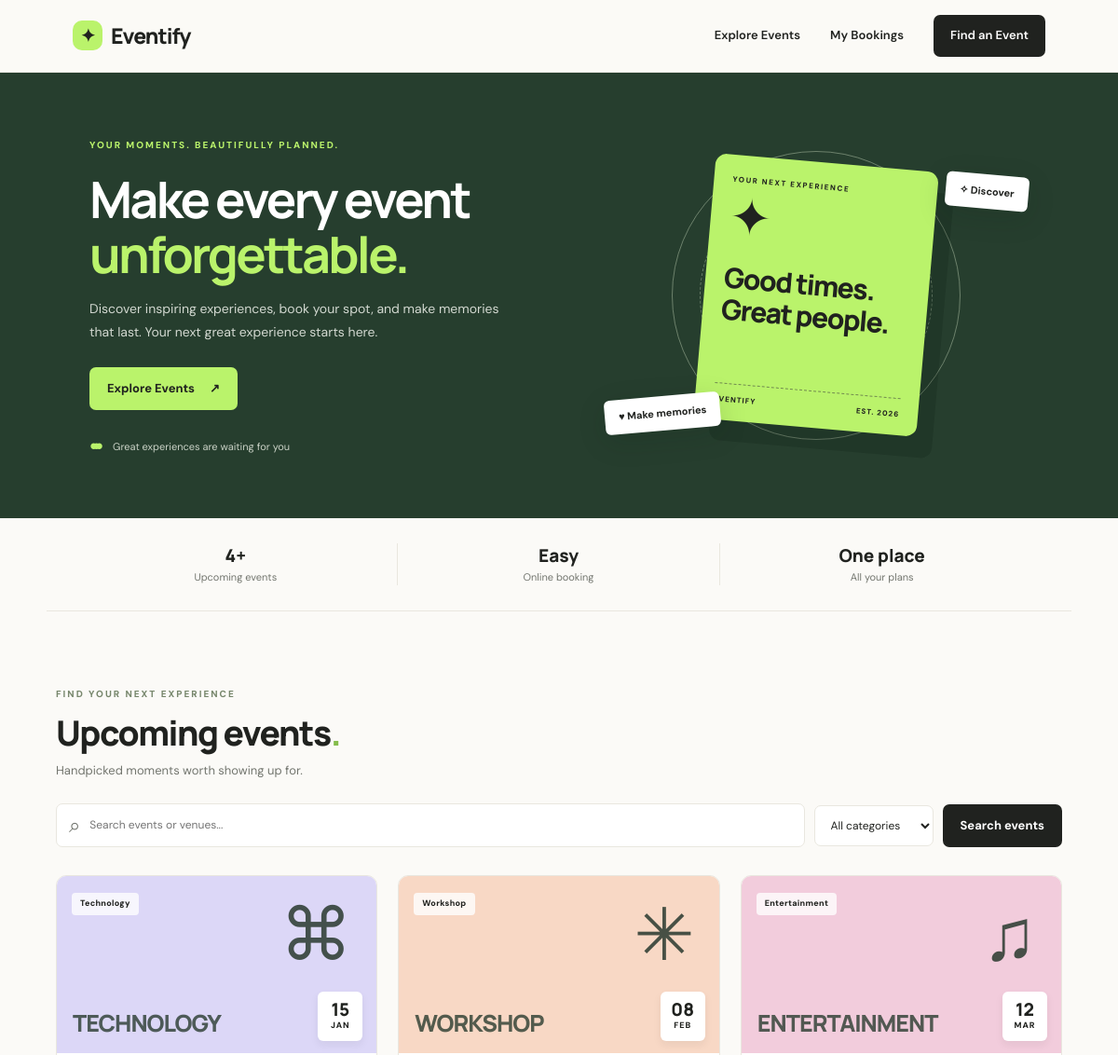
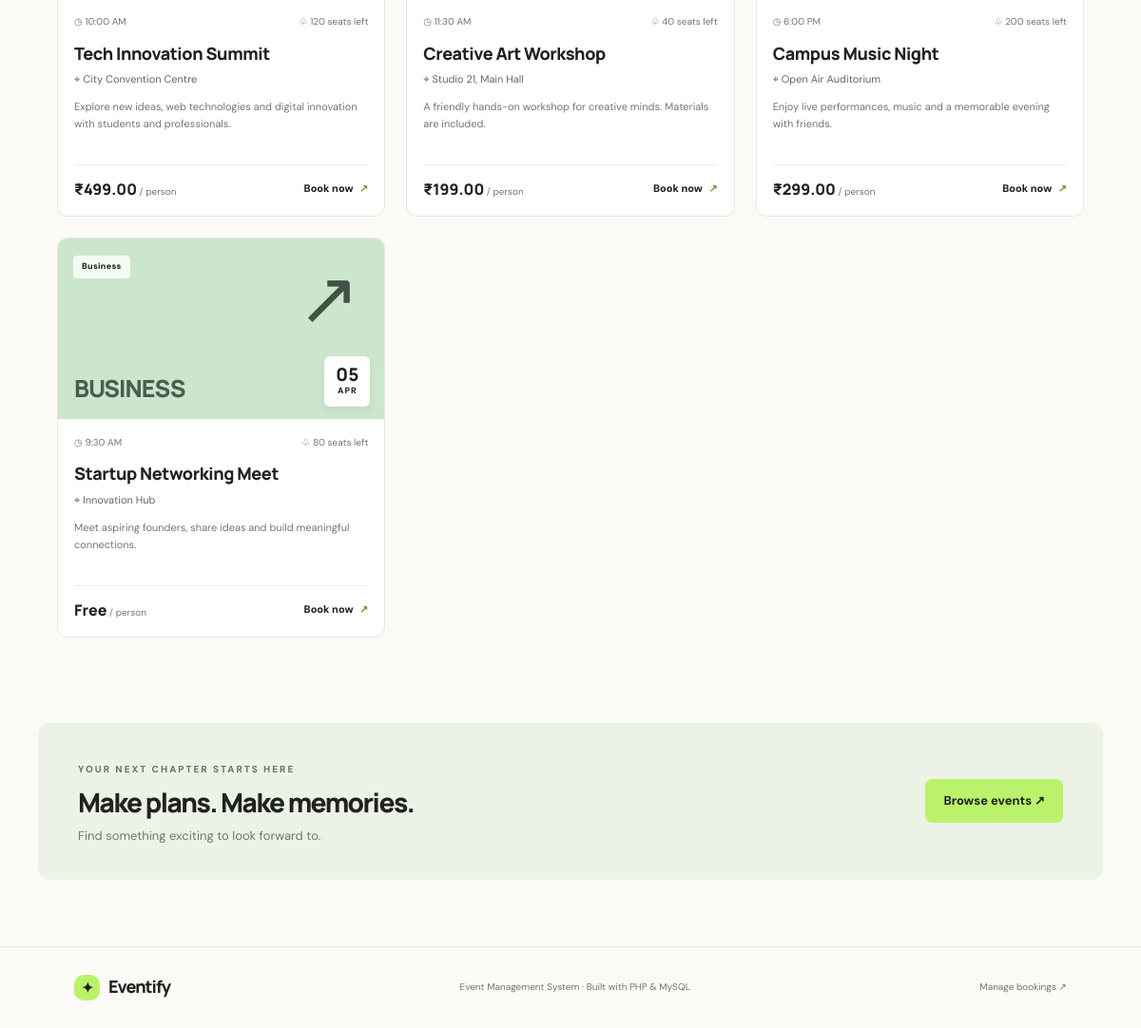
The page /api/index.php on the database its author committed (2 pictures, top to bottom).
### tables this page shows
CREATE TABLE IF NOT EXISTS events (
    id INT AUTO_INCREMENT PRIMARY KEY,
    title VARCHAR(150) NOT NULL,
    category VARCHAR(80) NOT NULL,
    event_date DATE NOT NULL,
    event_time TIME NOT NULL,
    venue VARCHAR(180) NOT NULL,
    price DECIMAL(10,2) NOT NULL DEFAULT 0,
    seats INT NOT NULL DEFAULT 50,
    description TEXT,
    created_at TIMESTAMP DEFAULT CURRENT_TIMESTAMP
);

### api/index.php (the view, shortened to what this page needs)
<?php
require_once __DIR__ . '/config.php';
$search = trim($_GET['search'] ?? '');
$sql = "SELECT e.*,
        e.seats - COALESCE((SELECT SUM(b.tickets) FROM bookings b WHERE b.event_id = e.id), 0) AS seats_left
        FROM events e WHERE e.event_date >= CURDATE()";
$params = [];
$sql .= " ORDER BY e.event_date ASC";
$stmt = $pdo->prepare($sql);
$stmt->execute($params);
$events = $stmt->fetchAll();
function h($value) { return htmlspecialchars((string)$value, ENT_QUOTES, 'UTF-8'); }
function money($value) { return $value <= 0 ? 'Free' : '₹' . number_format((float)$value, 2); }
?>
<!DOCTYPE html>
<html lang="en">
<head>
<link rel="stylesheet" href="style.css">
</head>
<body>
<header class="navbar">
  <a class="brand" href="index.php"><span class="brand-icon">✦</span> Eventify</a>
  <nav><a href="#events">Explore Events</a><a href="my_bookings.php">My Bookings</a><a class="nav-button" href="#events">Find an Event</a></nav>
</header>
<main>
<section class="hero">
  <div class="hero-copy">
    <span class="eyebrow">YOUR MOMENTS. BEAUTIFULLY PLANNED.</span>
    <h1>Make every event<br><span>unforgettable.</span></h1>
    <p>Discover inspiring experiences, book your spot, and make memories that last. Your next great experience starts here.</p>
    <a class="button button-light" href="#events">Explore Events <span>↗</span></a>
    <div class="hero-note"><span class="avatar-stack">● ● ●</span> Great experiences are waiting for you</div>
  </div>
  <div class="hero-art" aria-label="Decorative event illustration">
    <div class="ticket-card"><div class="ticket-top">YOUR NEXT EXPERIENCE</div><div class="ticket-star">✦</div><h3>Good times.<br>Great people.</h3><div class="ticket-bottom"><span>EVENTIFY</span><span>EST. 2026</span></div></div>
    <div class="floating-tag tag-top">✧ Discover</div><div class="floating-tag tag-bottom">♥ Make memories</div>
  </div>
</section>
<section class="stats">
  <div><strong><?= count($events) ?>+</strong><span>Upcoming events</span></div>
  <div><strong>Easy</strong><span>Online booking</span></div>
  <div><strong>One place</strong><span>All your plans</span></div>
</section>
<section class="events-section" id="events">
  <div class="section-heading"><div><span class="eyebrow">FIND YOUR NEXT EXPERIENCE</span><h2>Upcoming events<span class="accent-dot">.</span></h2><p>Handpicked moments worth showing up for.</p></div></div>
  <form class="filters" method="get" action="index.php">
    <div class="search-field"><span>⌕</span><input type="search" name="search" placeholder="Search events or venues..." value="<?= h($search) ?>"></div>
    <select name="category" aria-label="Filter by category"><option value="">All categories</option>
    </select>
    <button class="button button-dark" type="submit">Search events</button>
  </form>
  <?php if (!$events): ?>
    <div class="empty-state"><div>✧</div><h3>No events found</h3><p>Try another search or category.</p><a href="index.php">View all events</a></div>
  <?php else: ?>
  <div class="event-grid">
    <?php
    $icons = ['Technology' => '⌘', 'Workshop' => '✳', 'Entertainment' => '♫', 'Business' => '↗'];
    $colors = ['Technology' => 'lavender', 'Workshop' => 'peach', 'Entertainment' => 'pink', 'Business' => 'mint'];
    foreach ($events as $event):
      $date = new DateTime($event['event_date']);
      $left = max(0, (int)$event['seats_left']);
    ?>
    <article class="event-card">
      <div class="event-cover <?= h($colors[$event['category']] ?? 'lavender') ?>">
        <span class="category-pill"><?= h($event['category']) ?></span>
        <span class="cover-icon"><?= h($icons[$event['category']] ?? '✦') ?></span>
        <div class="cover-word"><?= h(strtoupper($event['category'])) ?></div>
        <div class="date-sticker"><strong><?= $date->format('d') ?></strong><span><?= strtoupper($date->format('M')) ?></span></div>
      </div>
      <div class="event-info">
        <div class="event-meta"><span>◷ <?= date('g:i A', strtotime($event['event_time'])) ?></span><span>♧ <?= $left ?> seats left</span></div>
        <h3><?= h($event['title']) ?></h3>
        <p class="venue">⌖ <?= h($event['venue']) ?></p>
        <p class="description"><?= h($event['description']) ?></p>
        <div class="card-footer"><div class="price"><?= money($event['price']) ?><small> / person</small></div>
          <?php if ($left > 0): ?><a class="book-link" href="book.php?event_id=<?= (int)$event['id'] ?>">Book now <span>↗</span></a><?php else: ?><span class="sold-out">Sold out</span><?php endif; ?>
        </div>
      </div>
    </article>
    <?php endforeach; ?>
  </div>
  <?php endif; ?>
</section>
<section class="bottom-cta"><div><span class="eyebrow">YOUR NEXT CHAPTER STARTS HERE</span><h2>Make plans. Make memories.</h2><p>Find something exciting to look forward to.</p></div><a class="button button-light" href="#events">Browse events ↗</a></section>
</main>
<footer><a class="brand" href="index.php"><span class="brand-icon">✦</span> Eventify</a><span>Event Management System · Built with PHP & MySQL</span><a href="my_bookings.php">Manage bookings ↗</a></footer>
</body>
</html>

### rows shown on the page
events: category "Technology", category "⌘", category "TECHNOLOGY", event_date "15", event_date "JAN", event_time "10:00 AM", left "120", title "Tech Innovation Summit", venue "City Convention Centre", description "Explore new ideas, web technologies and digital innovation with students and professionals.", price "₹499.00"
events: category "Workshop", category "✳", category "WORKSHOP", event_date "08", event_date "FEB", event_time "11:30 AM", left "40", title "Creative Art Workshop", venue "Studio 21, Main Hall", description "A friendly hands-on workshop for creative minds. Materials are included.", price "₹199.00"
events: category "Entertainment", category "♫", category "ENTERTAINMENT", event_date "12", event_date "MAR", event_time "6:00 PM", left "200", title "Campus Music Night", venue "Open Air Auditorium", description "Enjoy live performances, music and a memorable evening with friends.", price "₹299.00"
events: category "Business", category "↗", category "BUSINESS", event_date "05", event_date "APR", event_time "9:30 AM", left "80", title "Startup Networking Meet", venue "Innovation Hub", description "Meet aspiring founders, share ideas and build meaningful connections.", price "Free"

### other values the page prints
count($events) "4"
